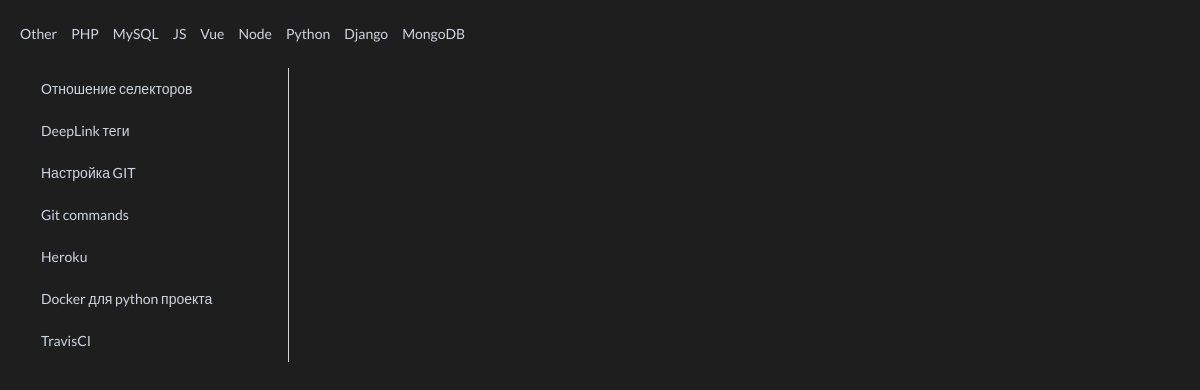
Screenshot of /info?t=other with the database file from the repository.
### scraps/models.py (models this page shows, shortened)
class Technology(models.Model):
    name = models.CharField(verbose_name='Name of technology', max_length=255)
    link_name = models.CharField(verbose_name='Link name of technology(JavaScript=js)', max_length=255)
    class Meta:
        verbose_name_plural = 'Technologis'
        verbose_name = 'Technology'

class Content(models.Model):
    technology = models.ForeignKey(Technology, on_delete=models.CASCADE, related_name='technology')
    title = models.CharField(verbose_name='Title', max_length=255)
    content = models.TextField(verbose_name='Content', default='<pre data-enlighter-language="python"></pre>')
    class Meta:
        verbose_name_plural = 'Contents'
        verbose_name = 'Content'
        ordering = ['id']

### scraps/views.py (the view)
# urls.py: path('info', views.get_info, name='info'),
def get_info(req):
    technologies = models.Technology.objects.all().values()
    select_tech = req.GET['t'] or 'py'
    get_object_or_404(models.Technology, link_name=select_tech)
    content = models.Content.objects.filter(technology__link_name=select_tech)
    return render(req, 'info_page.html', context={'content': content, 'technologies': technologies})

### scraps/templates/info_page.html (shortened to what this page needs)
{% extends 'index.html' %}
{% block data %}
  <div class="ui grid">
  <div class="four wide column">
    <div class="ui vertical fluid tabular attached menu">
      {% for el in content %}
        <a class="item" data-tab="data-tab-{{ el.id }}">
          {{ el.title }}
        </a>
      {% endfor %}
    </div>
  </div>
  <div class="twelve wide stretched column">
  </div>
</div>
{% endblock %}

### scraps/templates/index.html (shortened to what this page needs)
{% extends 'base.html' %}
{% block content %}
  <div class="ui text menu">
      {% for tclgy in technologies %}
        <a class="item" href="/info?t={{ tclgy.link_name }}">
          {{ tclgy.name }}
        </a>
      {% endfor %}
  </div>
  <div class="ui content">
      {% block data %}
      {% endblock %}
  </div>
{% endblock %}

### static/css/style.css (style rules this page uses)
body { margin: 0 20px; }
html, body { background-color: #1E1E1E !important; }
:not(.enlighter) p, :not(.enlighter) a, :not(.enlighter) h1, :not(.enlighter) h2, :not(.enlighter) h3, :not(.enlighter) h4, :not(.enlighter) h5, :not(.enlighter) h6, :not(.enlighter) li { color: #cfd5e0 !important; }

### rows the page displays
Technology: name "Other"
Technology: name "PHP"
Technology: name "MySQL"
Technology: name "JS"
Technology: name "Vue"
Technology: name "Node"
Technology: name "Python"
Technology: name "Django"
Technology: name "MongoDB"
Content: title "Отношение селекторов"
Content: title "DeepLink теги"
Content: title "Настройка GIT"
Content: title "Git commands"
Content: title "Heroku"
Content: title "Docker для python проекта"
Content: title "TravisCI"
